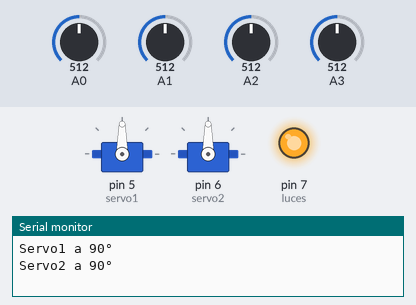
Bench run of a sketch on a simulated Arduino Uno, built with avr-gcc and run on an emulated ATmega328P. Parts: 2 × servo, output pins drawn as LEDs (lit = HIGH), the last lines printed to the serial monitor. The inputs (shaded band) are chosen by the test bench; at power-on: A0 = 512, A1 = 512, A2 = 512, A3 = 512.

Above: at 3.2 s.
3.3 s: A0 set to 595
4.8 s: A0 set to 625
At 4.97 s:
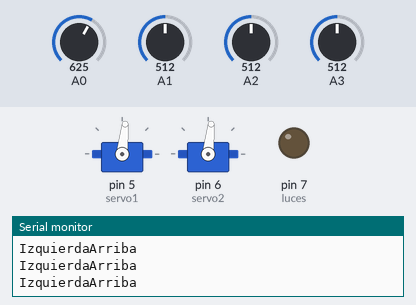
At 7.6 s:
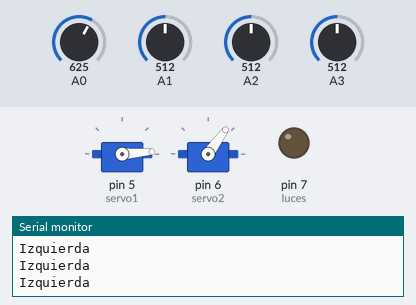
7.8 s: A1 set to 638
9.3 s: A1 set to 661
At 10.07 s:
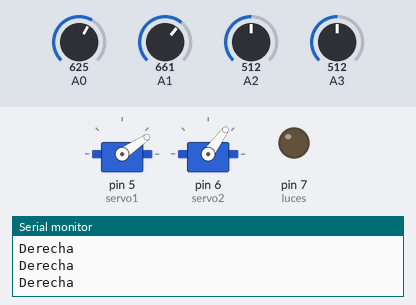
12.3 s: A2 set to 670
15.3 s: A2 set to 699
At 16.0 s:
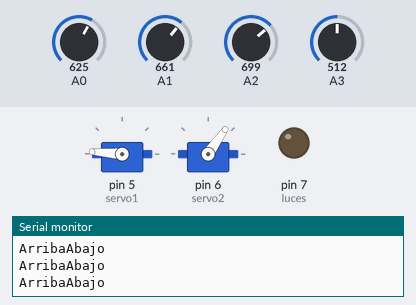
Timing chart, 0 to 17.8 s (numbered marks = the images above; inputs shaded):
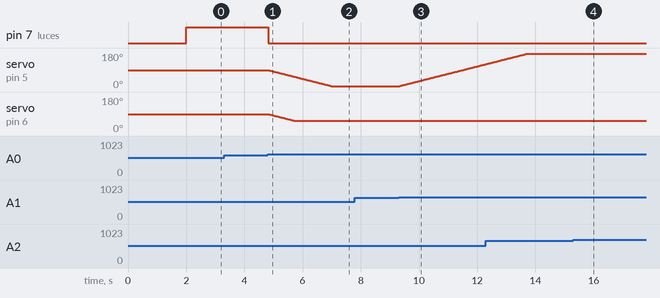

The sketch:

MySolarTracker.ino
```cpp
#include <Servo.h>

Servo servo1;
Servo servo2;
#define max_servo1 175          //Servo Max 180° -5°
#define min_servo1 5            //Servo Min 0° +5°
#define max_servo2 110          //Servo Max 180° -70°
#define min_servo2 55           //Servo Min 0° +55°
#define luces 7                 //Pin de las luces
int delta = 25;                 //Error de Fotoceldas
float minimo = 60.0;            //50% para activar luces
int sensor[4] = {0, 0, 0, 0};   //Arreglo de los sesores

void setup() {
  Serial.begin(115200);
  pinMode(luces, OUTPUT);
  servo1.attach(5);Serial.println("Servo1 a 90°");delay(1000);
  servo2.attach(6);Serial.println("Servo2 a 90°");delay(1000);
}

void loop() {
  leerDatos();

  if (minimoLuz()) {              //Si algun sensor tiene el minimo de luz mover el panel
    digitalWrite(luces, LOW);
    moverPanel();
  } else {                        //Encender luces en vez de mover el panel
    digitalWrite(luces, HIGH);
  }

  Serial.println();
  delay(25);
}

void leerDatos() {
  for (int i = 0; i < (sizeof(sensor) / sizeof(sensor[0])) ; i++) {
    sensor[0 + i] = analogRead(A0 + i);
  }
}

boolean minimoLuz() {
  for (int i = 0; i < (sizeof(sensor) / sizeof(sensor[0])) ; i++) {
    if ((sensor[0 + i] / 1023.0) * (100) > minimo) {
      return true;
    }
  }
  return false;
}

void moverPanel() {
  moverHorizontal();
  moverVertical();
}

void moverHorizontal() {
  // 1 - 2 Y 3 - 4
  if ((sensor[0] - sensor[1]) >= delta || (sensor[3] - sensor[2]) >= delta) {
    izquierda();
  }
  // 2 - 1 Y 4 - 3
  if ((sensor[1] - sensor[0]) >= delta || (sensor[2] - sensor[3]) >= delta) {
    derecha();
  }
}

void moverVertical() {
  // 1 - 4 Y 2 - 3
  if ((sensor[0] - sensor[3]) >= delta || (sensor[1] - sensor[2]) >= delta) {
    arriba();
  }
  // 4 - 1 Y 3 - 2
  if ((sensor[3] - sensor[0]) >= delta || (sensor[2] - sensor[1]) >= delta) {
    abajo();
  }
}

void derecha() {
  if (servo1.read() <= max_servo1) {
    servo1.write(servo1.read() + 1);
    Serial.print("Derecha");
  }
}

void izquierda() {
  if (servo1.read() >= min_servo1) {
    servo1.write(servo1.read() - 1);
    Serial.print("Izquierda");
  }
}

void arriba() {
  if (servo2.read() >= min_servo2) {
    servo2.write(servo2.read() - 1);
    Serial.print("Arriba");
  }
}

void abajo() {
  if (servo2.read() <= max_servo2) {
    servo2.write(servo2.read() + 1);
    Serial.print("Abajo");
  }
}
```

Measured:
- the behaviour switches between 613 and 614 on A0 (found by bisection; images 0 and 1)
- the behaviour switches between 649 and 650 on A1 (found by bisection; images 2 and 3)
- the behaviour switches between 685 and 686 on A2 (found by bisection; images 3 and 4)
- after the input at 3.3 s, every drawn part: stays the same
- after the input at 4.8 s, pin 7 (luces): HIGH → LOW at once; servo on pin 5 (servo1): moves from 90° to 4° over 2.2 s, starting at once; servo on pin 6 (servo2): moves from 90° to 54° over 0.90 s, starting at once
- after the input at 7.8 s, every drawn part: stays the same
- after the input at 9.3 s, servo on pin 5 (servo1): moves from 4° to 121° over 3.0 s, starting at once
- after the input at 15.3 s, servo on pin 6 (servo2): 54° → 55° at once
